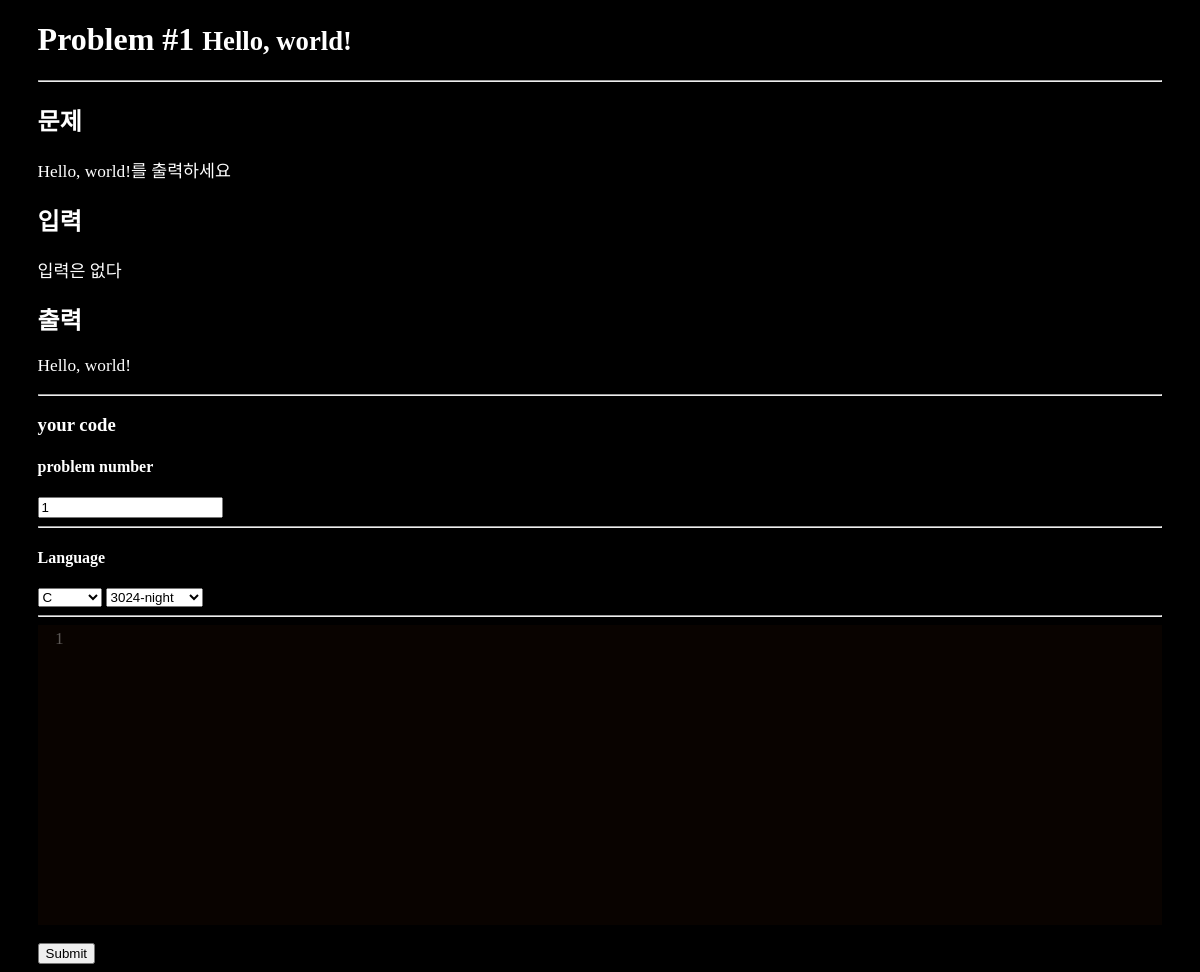
The app's page /problem/1, older data.
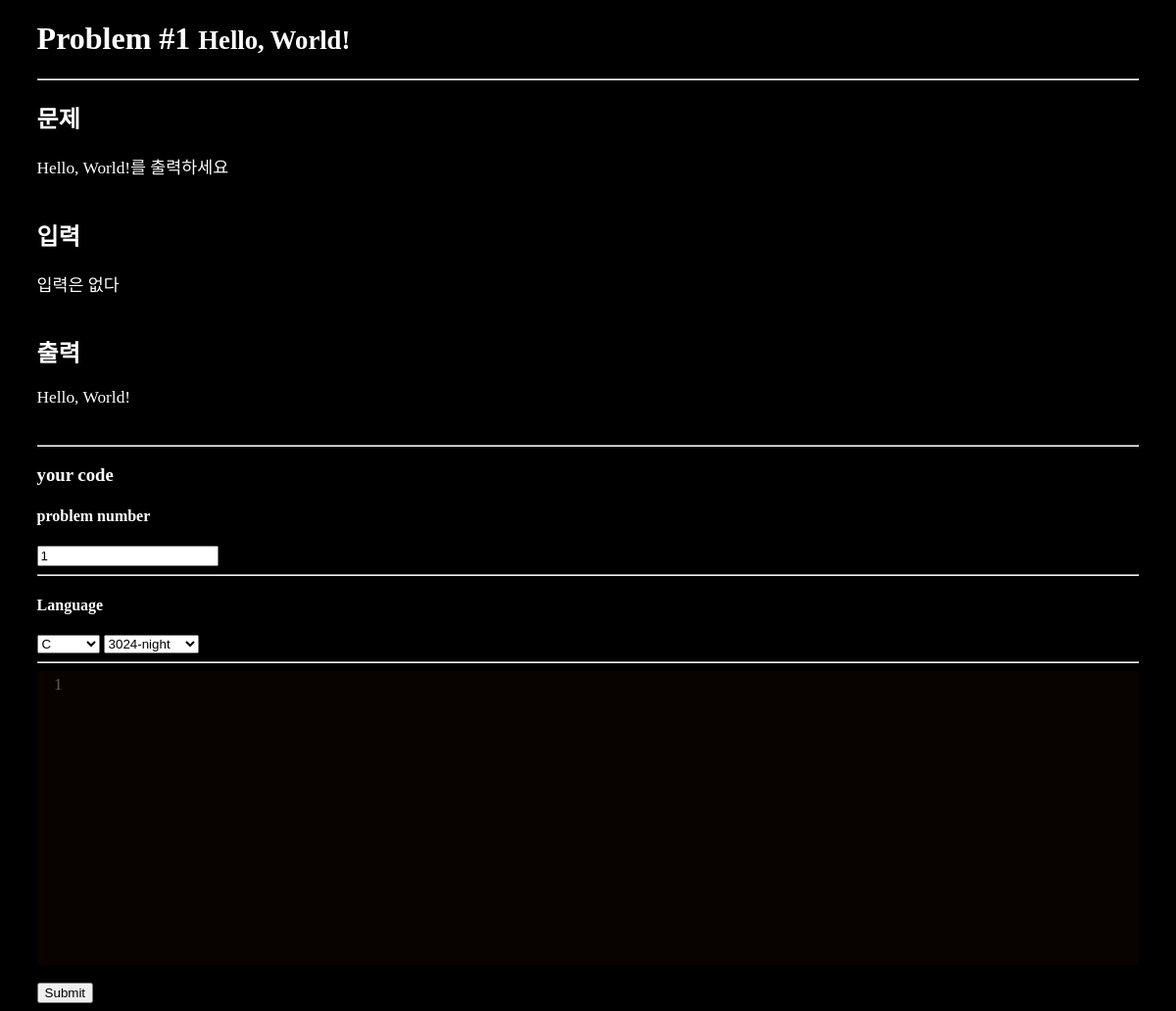
The same page, newer data.
### tables this page shows
CREATE TABLE problem (
  problem_num integer primary key autoincrement, 
  problem_name string not null,
  problem_correct integer,
  problem_text_info string not null,
  problem_text_input_info string not null,
  problem_text_output_info string not null
);

### GPSR.py (the view)
@app.route('/problem/<problem_num>', methods=['GET', 'POST'])
def problem_view(problem_num):
    problem = query_db('select * from problem where problem_num is ?', [problem_num])
    return render_template('/problem/problem_view.html', problem=problem)

### GPSR.py (called while the page is built)
def connect_db():
    return sqlite3.connect(app.config['DATABASE'])

def query_db(query, args=(), one=False):
    cur = g.db.execute(query, args)
    rv = [dict((cur.description[idx][0], value)
               for idx, value in enumerate(row)) for row in cur.fetchall()]
    return (rv[0] if rv else None) if one else rv

@app.before_request
def before_request():
    g.db = connect_db()
    g.user = None
    if 'user_num' in session:
        g.user = query_db('select * from user where user_num = ?',
                          [session['user_num']], one=True)

@app.teardown_request
def teardown_request(exception):
    if hasattr(g, 'db'):
        g.db.close()

### templates/problem/problem_view.html (shortened to what this page needs)
<!doctype html>
<link rel=stylesheet type=text/css href="{{ url_for('static', filename='style.css') }}">
<html>
    <head>
		<link rel="stylesheet" href="/static/codemirror/lib/codemirror.css" />
		<link rel="stylesheet" href="/static/codemirror/theme/ambiance.css" />
		<link rel="stylesheet" href="/static/codemirror/theme/base16-dark.css" />
		<link rel="stylesheet" href="/static/codemirror/theme/base16-light.css" />
		<link rel="stylesheet" href="/static/codemirror/theme/blackboard.css" />
		<link rel="stylesheet" href="/static/codemirror/theme/abcdef.css" />
		<link rel="stylesheet" href="/static/codemirror/theme/night.css" />
		<link rel="stylesheet" href="/static/codemirror/theme/3024-night.css" />
		<link rel="stylesheet" href="/static/codemirror/theme/vibrant-ink.css" />
    </head>
    <body>
        <div class=problem>
            <div class=problem_content>
	            {% if problem %}
	            <h1>Problem #{{problem[0].problem_num}} <small>{{problem[0].problem_name}}</small> </h1>
	            <hr>
	            <h2>문제</h2>
	            <pre>{{problem[0].problem_text_info}}</pre>
	            <h2>입력</h2>
	            <pre>{{problem[0].problem_text_input_info}}</pre>
	            <h2>출력</h2>
	            <pre>{{problem[0].problem_text_output_info}}</pre>
	            <hr>
	            <form action="/problem/compile" method="post">
	                <h3>your code</h3>
	                <h4>problem number</h4>
	                <input type="number" name="answer_problem_num" size="13" value="{{problem[0].problem_num}}" readonly>
	                <hr>
	                <h4>Language</h4>
	                <select name="language" class="language-select">
	                    <option value="C" data-mime="text/x-csrc" selected = "selected">C</option>
					</select>
					<select name="theme" class="theme-select">
						<option data-mime="3024-night">3024-night</option>
					</select>
	                <hr>
	                <br/>
	                <button type="submit">Submit</button>
	            </form>
	            {% else %}
	            <h3>There is no problem</h3>
	            {% endif %}
            </div>
        </div>
    </body>
</html>

### static/style.css (style rules this page uses)
body { background: black; font-family: "?��?��?��??�어 Light"; color:white; }
pre { font-family: "���������� Light"; color:white; font-size: 13pt; }
div.problem { width:100%; height: 100%; }
div.problem div.problem_content { margin-left:2.5%; margin-right:2.5% }

Row changes from the older to the newer data that the page shows:
changed problem "입력은 없다": problem_name "Hello, world!" → "Hello, World!"; problem_text_info "Hello, world!를 출력하세요" → "Hello, World!를 출력하세요"; problem_text_output_info "Hello, world!" → "Hello, World!"
